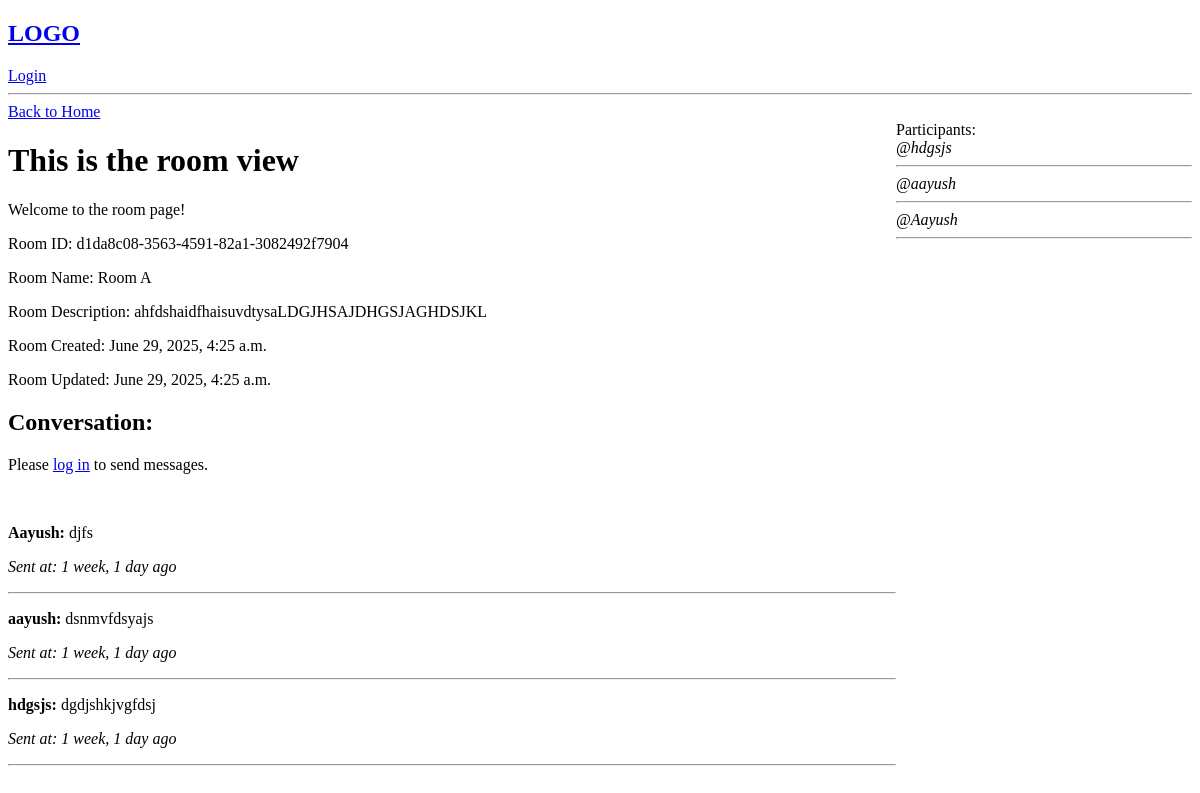
Before: /room/d1da8c08-3563-4591-82a1-3082492f7904 with the older database file.
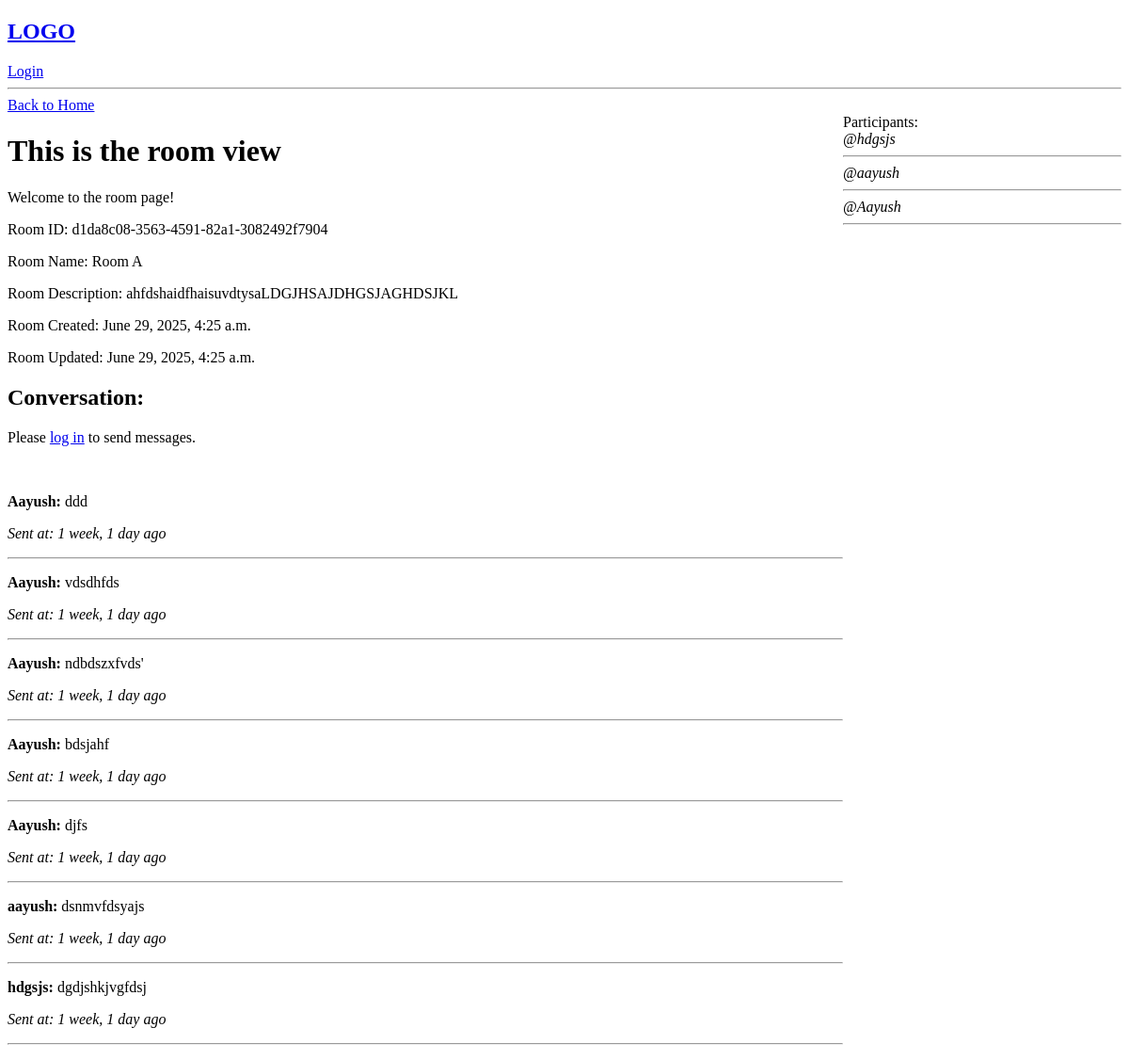
After: the same page with the newer database file.
### base/models.py (models this page shows, shortened)
class Message(models.Model):
    id = models.UUIDField(primary_key=True, default=uuid.uuid4, editable=False)  # Using UUID as primary key
    user = models.ForeignKey(User, on_delete=models.CASCADE)  # Foreign key to User, deletes messages if user is deleted
    room = models.ForeignKey(Room, on_delete=models.CASCADE)  # Foreign key to Room, deletes messages if room is deleted
    body = models.TextField()
    updated = models.DateTimeField(auto_now=True) #this will update the timestamp whenever the model is saved
    created = models.DateTimeField(auto_now_add=True) #this will store the timestamp when it was first created

### base/views.py (the view, shortened to what this page needs)
# urls.py: path('room/<str:pk>', views.room, name='room'),
def room(request, pk):
    room = Room.objects.get(id=UUID(pk))  # Fetch the room by its UUID
    roomMessages = room.message_set.all().order_by('-created')  # Fetch all messages related to the room
    participants = room.participants.all()  # Fetch all participants in the room
    context = {'room': room, 'roomMessages': roomMessages, 'participants': participants}
    return render(request, 'base/room.html', context)

### base/templates/base/room.html (shortened to what this page needs)
<!DOCTYPE html>
<html lang="en">
<head>
</head>
<body>
    {% extends 'main.html' %}
    {% block content %}
    <a href="{% url 'home' %}">Back to Home</a>
    <div class="room-container">
        <div >
            <h1>This is the room view</h1>
            <p>Welcome to the room page!</p>
            <p>Room ID: {{ room.id }}</p>
            <p>Room Name: {{ room.name }}</p>
            <p>Room Description: {{ room.description }}</p>
            <p>Room Created: {{ room.created }}</p>
            <p>Room Updated: {{ room.updated }}</p>
            <h2>Conversation:</h2>
            {% if user.is_authenticated %}
            <form method="POST">
                {% csrf_token %}
                <textarea name="message" placeholder="Type your message here..." required style="width: 300px;"></textarea>
                <button type="submit">Send</button>
            </form>
            {% else %}
            <p>Please <a href="{% url 'login' %}">log in</a> to send messages.</p>
            {% endif %}
            <br>
            {% for message in roomMessages %}
            <div>
                <p><strong>{{ message.user }}:</strong> {{ message.body }}</p>
                <p><em>Sent at: {{ message.created|timesince }} ago</em></p>
            </div>
            <hr>
            {% endfor %}
        </div>
        <div>
            Participants:
                {% for participant in participants %}
                <div><em>@{{ participant.username }}</em></div>
                <hr>
                {% empty %}
                <div>No participants yet.</div>
                {% endfor %}
        </div>
    </div>
    {% endblock %}

Changed rows visible on the page:
added Message: user "Aayush", body "ddd", created "1 week, 1 day"
added Message: user "Aayush", body "vdsdhfds", created "1 week, 1 day"
added Message: user "Aayush", body "ndbdszxfvds'", created "1 week, 1 day"
added Message: user "Aayush", body "bdsjahf", created "1 week, 1 day"
